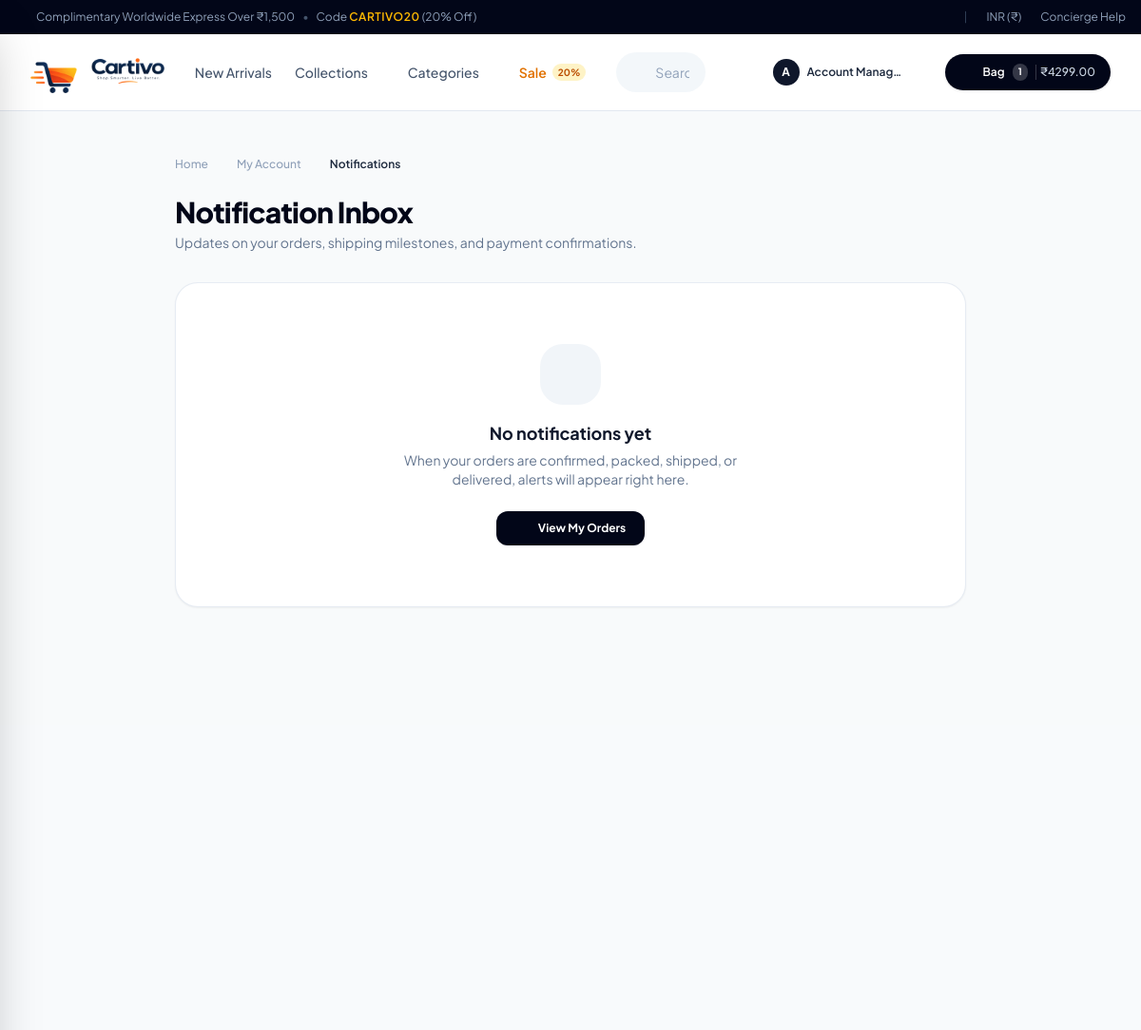
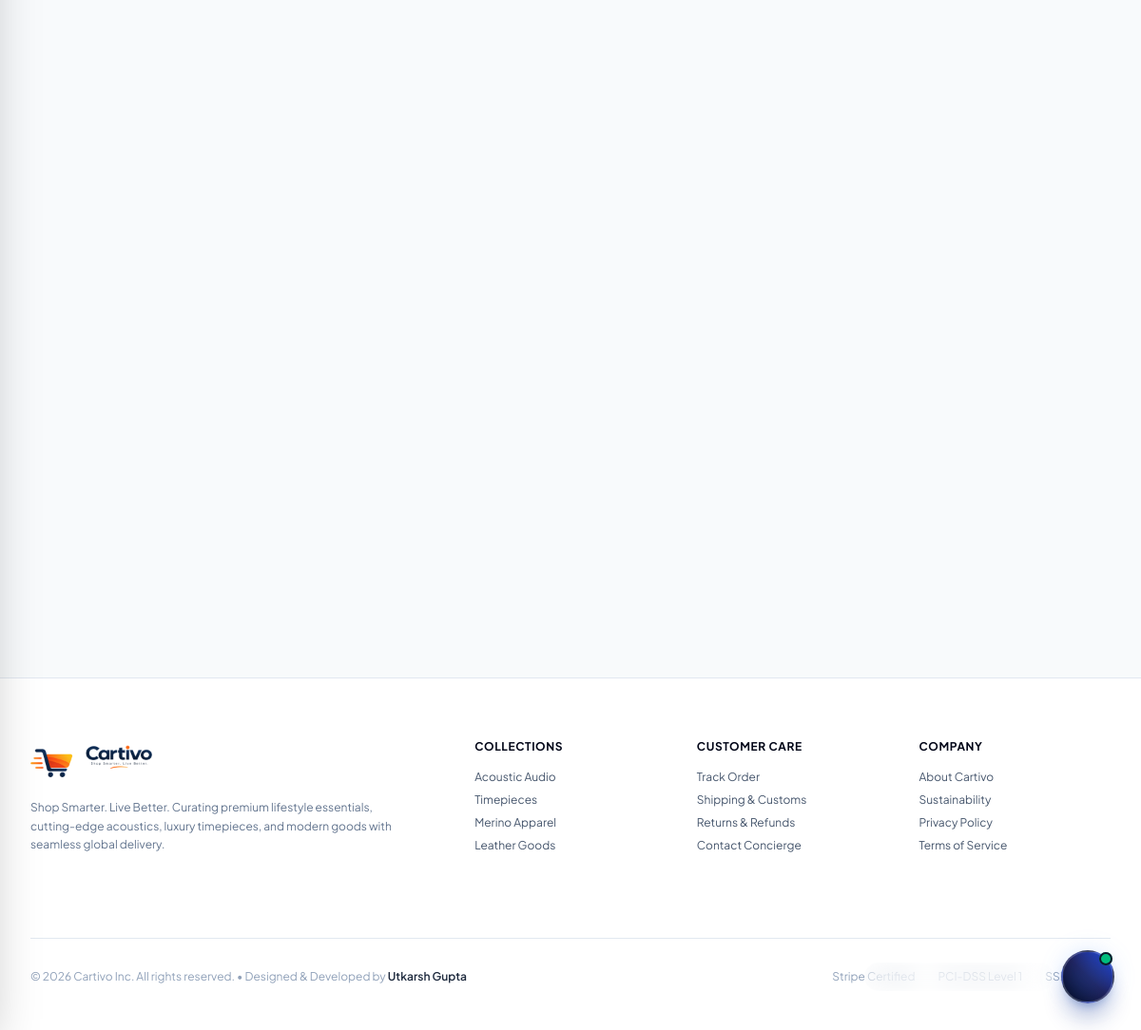
/notifications/ (signed in), run on the app's committed database (2 pictures, top to bottom).
### apps/cms/models.py (models this page shows, shortened)
class NavbarItem(models.Model):
    title = models.CharField(max_length=100)
    url = models.CharField(
        max_length=255,
        default="#",
        help_text="Relative URL (e.g., '/products/') or absolute URL (e.g., 'https://...')"
    )
    parent = models.ForeignKey(
        'self',
        on_delete=models.CASCADE,
        null=True,
        blank=True,
        related_name='children',
        help_text="Leave blank for top-level navbar items. Select a parent to create a dropdown child item."
    )
    badge_text = models.CharField(
        max_length=30,
        blank=True,
        help_text="Optional highlight badge text, e.g. '20%', 'Hot', 'New'"
    )
    badge_color = models.CharField(
        max_length=30,
        blank=True,
        default="amber",
        help_text="Color identifier, e.g. 'amber', 'blue', 'rose', 'emerald'"
    )
    open_in_new_tab = models.BooleanField(default=False)
    is_active = models.BooleanField(default=True, db_index=True)
    display_order = models.PositiveIntegerField(default=0)
    created_at = models.DateTimeField(auto_now_add=True)
    updated_at = models.DateTimeField(auto_now=True)
    class Meta:
        verbose_name = 'Navbar Item'
        verbose_name_plural = 'Navbar Items'
        ordering = ['display_order', 'id']

### apps/notifications/views.py (the view)
# urls.py: path('', views.notification_list_view, name='notification_list'),
@login_required(login_url='accounts:login')
def notification_list_view(request):
    notifications = Notification.objects.filter(user=request.user).order_by('-created_at')
    unread_count = notifications.filter(is_read=False).count()
    return render(request, 'notifications/notification_list.html', {
        'notifications': notifications,
        'unread_count': unread_count,
    })

### apps/cart/context_processors.py (called while the page is built)
def cart_context(request):
    try:
        summary = CartService.get_cart_summary(request)
        return {
            'cart_item_count': summary['total_items'],
            'cart_total_price': f"{summary['total']:.2f}",
        }
    except Exception:
        return {
            'cart_item_count': 0,
            'cart_total_price': "0.00",
        }

### apps/cart/services.py (called while the page is built, shortened)
    @property
    def unit_price(self) -> Decimal:
        if self.variant:
            return self.variant.effective_price
        return self.product.effective_price

    @property
    def subtotal(self) -> Decimal:
        return self.unit_price * self.quantity

    @classmethod
    def get_or_create_user_cart(cls, user) -> Cart:
        cart, _ = Cart.objects.get_or_create(user=user, status='ACTIVE')
        return cart

    @classmethod
    def get_cart_items(cls, request) -> List[CartItemWrapper]:
        items: List[CartItemWrapper] = []
        if request.user.is_authenticated:
            cart = cls.get_or_create_user_cart(request.user)
            db_items = cart.items.select_related('product', 'variant', 'product__category').all()
            for db_item in db_items:
                items.append(CartItemWrapper(
                    key=str(db_item.id),
                    product=db_item.product,
                    variant=db_item.variant,
                    quantity=db_item.quantity,
                    db_item=db_item
                ))
        return items

    @classmethod
    def get_cart_summary(cls, request) -> Dict[str, Any]:
        items = cls.get_cart_items(request)
        total_items = sum(i.quantity for i in items)
        subtotal = sum((i.subtotal for i in items), Decimal('0.00'))
        shipping = Decimal('0.00')
        discount = Decimal('0.00')
        tax = Decimal('0.00')
        total = subtotal + shipping - discount + tax
        return {
            'items': items,
            'total_items': total_items,
            'subtotal': subtotal,
            'shipping': shipping,
            'discount': discount,
            'tax': tax,
            'total': total,
            'is_empty': len(items) == 0,
        }

### apps/catalog/models.py (called while the page is built)
    @property
    def effective_price(self):
        return self.price if self.price is not None else self.product.base_price

### apps/cms/models.py (called while the page is built)
    @property
    def effective_url(self):
        if self.custom_url:
            return self.custom_url
        if self.category:
            return self.category.get_absolute_url()
        return "/"

### templates/notifications/notification_list.html (shortened to what this page needs)
{% extends 'base.html' %}
{% load static %}
{% block content %}
<div class="bg-slate-50/60 min-h-screen py-8 sm:py-12">
    <div class="max-w-4xl mx-auto px-4 sm:px-6 lg:px-8">
        <nav class="flex items-center gap-2 text-xs font-medium text-slate-400 mb-6">
            <a href="/" class="hover:text-slate-800 transition-colors">Home</a>
            <i data-lucide="chevron-right" class="w-3.5 h-3.5"></i>
            <a href="{% url 'accounts:profile' %}" class="hover:text-slate-800 transition-colors">My Account</a>
            <i data-lucide="chevron-right" class="w-3.5 h-3.5"></i>
            <span class="text-slate-800 font-semibold">Notifications</span>
        </nav>
        <div class="flex flex-col sm:flex-row sm:items-center justify-between gap-4 mb-8">
            <div>
                <h1 class="text-2xl sm:text-3xl font-extrabold text-slate-950 tracking-tight">Notification Inbox</h1>
                <p class="text-xs sm:text-sm text-slate-500 mt-1">Updates on your orders, shipping milestones, and payment confirmations.</p>
            </div>
        </div>
        {% if not notifications %}
        <div class="bg-white rounded-3xl border border-slate-200/80 p-12 sm:p-16 text-center shadow-xs">
            <div class="w-16 h-16 bg-slate-100 rounded-3xl flex items-center justify-center mx-auto mb-4 text-slate-400">
                <i data-lucide="bell-off" class="w-8 h-8"></i>
            </div>
            <h2 class="text-lg font-bold text-slate-900 mb-1">No notifications yet</h2>
            <p class="text-xs sm:text-sm text-slate-500 max-w-sm mx-auto mb-6">
                When your orders are confirmed, packed, shipped, or delivered, alerts will appear right here.
            </p>
            <a href="{% url 'orders:order_list' %}" class="inline-flex items-center gap-2 px-5 py-2.5 rounded-xl bg-slate-950 hover:bg-slate-800 text-white font-bold text-xs shadow-xs transition-colors">
                <i data-lucide="package" class="w-4 h-4"></i>
                <span>View My Orders</span>
            </a>
        </div>
        {% endif %}
    </div>
</div>
{% endblock %}

### templates/components/header.html (shortened to what this page needs)
{% load static %}
<header class="sticky top-0 z-40 bg-white/95 backdrop-blur-md border-b border-slate-200 transition-all">
    <div class="max-w-7xl mx-auto px-4 sm:px-6 lg:px-8 h-16 sm:h-20 flex items-center justify-between gap-3 sm:gap-4">
        <div class="flex items-center gap-3 sm:gap-6 lg:gap-8">
            <a href="/" class="flex items-center group shrink-0">
                <img
                    src="{% static 'images/cartivo-horizontal.png' %}"
                    alt="Cartivo - Shop Smarter. Live Better."
                    class="h-8 sm:h-10 md:h-11 w-auto object-contain transition-transform group-hover:scale-[1.02]"
                >
            </a>
            <nav class="hidden lg:flex items-center gap-6 text-sm font-medium text-slate-600">
                {% for item in cms_navbar_items %}
                    {% if item.prefetched_active_children %}
                        <div class="relative group">
                            <a
                                href="{{ item.url }}"
                                class="hover:text-blue-600 transition-colors flex items-center gap-1 cursor-pointer py-2"
                            >
                                <span>{{ item.title }}</span>
                                <i data-lucide="chevron-down" class="w-3.5 h-3.5 text-slate-400 group-hover:text-blue-600 transition-transform duration-200 group-hover:rotate-180"></i>
                            </a>
                        </div>
                    {% else %}
                        <a
                            href="{{ item.url }}"
                            class="hover:text-blue-600 transition-colors flex items-center gap-1.5 {% if item.badge_text %}text-amber-600 font-semibold hover:text-amber-700{% endif %}"
                        >
                            <span>{{ item.title }}</span>
                            {% if item.badge_text %}
                            <span class="bg-amber-100 text-amber-700 text-[10px] font-bold px-1.5 py-0.5 rounded-full">{{ item.badge_text }}</span>
                            {% endif %}
                        </a>
                    {% endif %}
                {% endfor %}
            </nav>
        </div>
        <div class="hidden md:flex flex-1 max-w-xs lg:max-w-md mx-2 lg:mx-4">
            <div class="relative w-full">
                <i data-lucide="search" class="absolute left-3.5 top-1/2 -translate-y-1/2 w-4 h-4 text-slate-400"></i>
                <input
                    type="text"
                    placeholder="Search audio, watches, apparel, bags..."
                    class="w-full pl-10 pr-4 py-2 sm:py-2.5 bg-slate-100/80 hover:bg-slate-100 focus:bg-white text-xs sm:text-sm text-slate-800 placeholder-slate-400 rounded-full border border-transparent focus:border-blue-600 focus:ring-4 focus:ring-blue-500/15 outline-none transition-all"
                >
            </div>
        </div>
        <div class="flex items-center gap-1 sm:gap-3">
            <a href="{% url 'wishlist:wishlist_view' %}" class="relative p-2 text-slate-700 hover:text-slate-950 hover:bg-slate-100 rounded-full transition-colors" title="Wishlist">
            </a>
            {% if not request.user.is_authenticated %}
            <a href="{% url 'accounts:login' %}" class="hidden sm:flex items-center gap-1.5 px-3 py-1.5 text-xs font-semibold text-slate-700 hover:text-blue-600 hover:bg-slate-100 rounded-full transition-colors" title="Sign In">
                <i data-lucide="user" class="w-4 h-4"></i>
                <span>Login</span>
            </a>
            {% else %}
            <div class="relative hidden sm:block" id="account-dropdown-container">
                <button
                    id="account-dropdown-toggle"
                    type="button"
                    class="flex items-center gap-2 p-1 sm:px-2.5 sm:py-1 text-slate-700 hover:text-slate-950 hover:bg-slate-100 rounded-full transition-colors cursor-pointer border border-transparent hover:border-slate-200"
                    aria-expanded="false"
                    aria-haspopup="true"
                    title="Account Menu"
                >
                    <div class="w-7 h-7 rounded-full bg-slate-900 text-white font-bold text-xs flex items-center justify-center">
                        {{ request.user.first_name|default:request.user.username|slice:":1"|upper }}
                    </div>
                    <span class="hidden md:inline text-xs font-semibold max-w-[100px] truncate text-slate-800">
                        {{ request.user.first_name|default:request.user.username }}
                    </span>
                    <i data-lucide="chevron-down" class="w-3.5 h-3.5 text-slate-400"></i>
                </button>
            </div>
            {% endif %}
            <a href="/cart/" class="flex items-center gap-1.5 sm:gap-2 bg-slate-950 hover:bg-blue-600 text-white px-3 sm:px-4 py-2 sm:py-2.5 rounded-full text-xs font-semibold shadow-sm hover:shadow-md transition-all">
                <i data-lucide="shopping-bag" class="w-4 h-4"></i>
                <span class="hidden sm:inline">Bag</span>
                <span id="cart-badge" class="cart-badge-count bg-white/20 px-1.5 py-0.5 rounded-full text-[10px] font-bold">{{ cart_item_count|default:0 }}</span>
                <span id="cart-header-price" class="hidden lg:inline text-slate-300 font-medium pl-1 border-l border-white/20">₹{{ cart_total_price|default:"0.00" }}</span>
            </a>
        </div>
    </div>
</header>

### static/assistant/css/chat-widget.css (style rules this page uses)
:root { --assistant-primary: #2563eb; --assistant-primary-hover: #1d4ed8; --assistant-gradient: linear-gradient(135deg, #2563eb 0%, #4f46e5 100%); --assistant-bg: #ffffff; --assistant-text: #0f172a; --assistant-subtext: #64748b; --assistant-bubble-bot: #f1f5f9; --assistant-border: #e2e8f0; --assistant-shadow: 0 20px 35px -10px rgba(15, 23, 42, 0.25), 0 0 1px 1px rgba(15, 23, 42, 0.05); }

### data on the page
NavbarItem: title "New Arrivals"
NavbarItem: title "Collections"
NavbarItem: title "Categories"
NavbarItem: title "Sale", badge_text "20%"

### other printed values
{{ request.user.first_name|default:request.user.username|slice:":1"|upper }} "A"
{{ request.user.first_name|default:request.user.username }} "Account Manag…"
{{ cart_item_count|default:0 }} "1"
{{ cart_total_price|default:"0.00" }} "4299.00"
